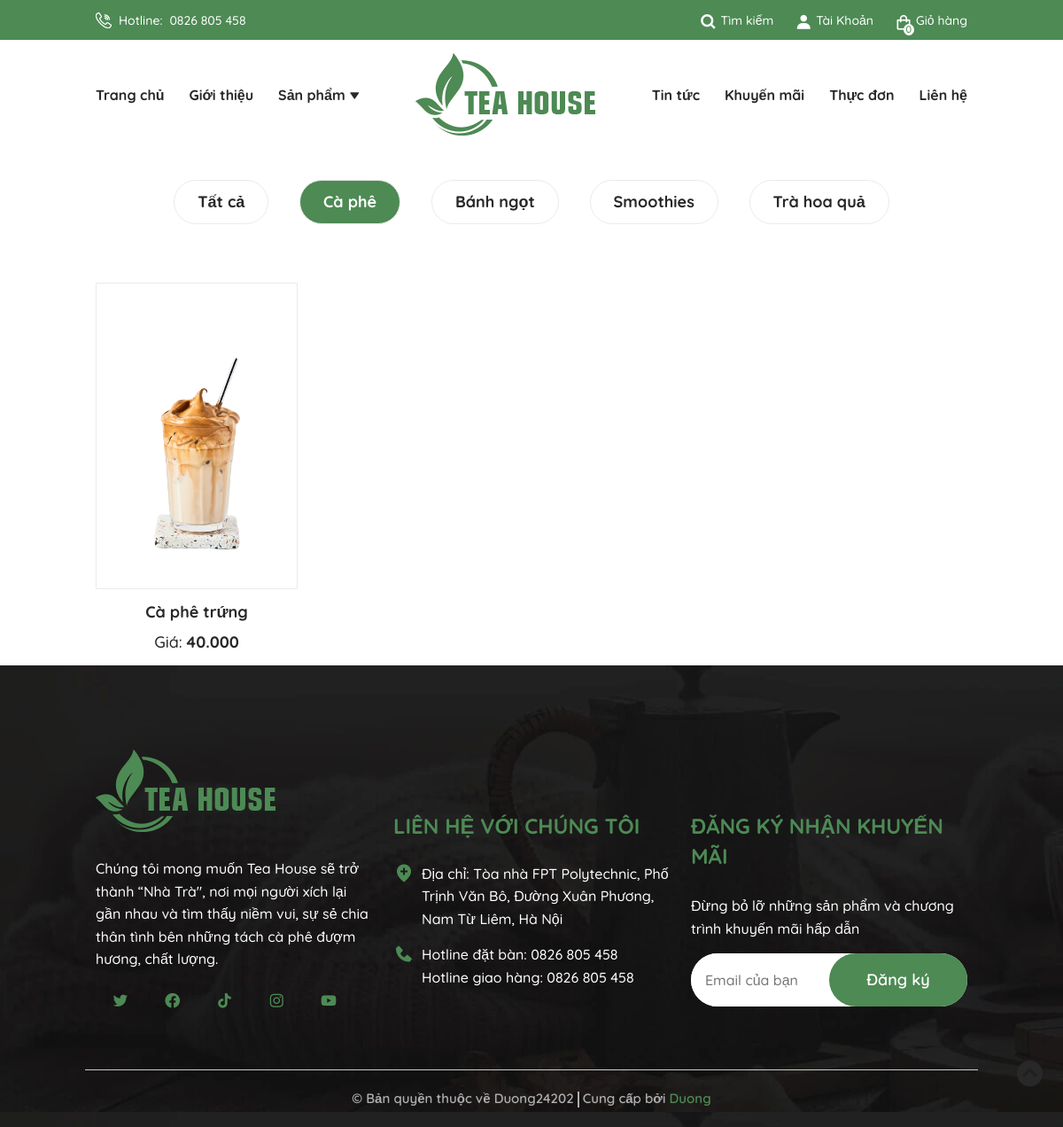
The page /site/controller/index.php?action=list_products&idC=1 on the database its author committed.
### tables this page shows
CREATE TABLE `categories` (
  `id_categories` int NOT NULL,
  `category_name` varchar(255) NOT NULL
);

CREATE TABLE `products` (
  `id_product` int NOT NULL,
  `product_name` varchar(255) NOT NULL,
  `price` double DEFAULT '0',
  `image` varchar(199) NOT NULL,
  `description` varchar(255) NOT NULL,
  `input_time` varchar(255) NOT NULL,
  `discount` double NOT NULL,
  `id_categories` int NOT NULL
);

### site/controller/list_products.php (called while the page is built)
<?php
if (isset($_GET['idC'])) {
  $idC = $_GET['idC'];
  $listProduct = getValues('products', 'id_categories', $idC);
} else {
  $listProduct = allValues('products');
}
$listCate = allValues('categories');
require '../view/list_products.php';

### model/databse.php (called while the page is built, shortened)
<?php
function connect()
{
  try {
    $conn = new PDO("mysql:host=localhost;dbname=my_store;charset=UTF8", 'root', '');
    $conn->setAttribute(PDO::ATTR_ERRMODE, PDO::ERRMODE_EXCEPTION);
  } catch (PDOException $e) {
    echo $e->getMessage();
  }
  return $conn;
}
function allValues($table)
{
  $conn = connect();
  $sql = "
        SELECT * FROM $table";
  $stmt = $conn->prepare($sql);
  $stmt->execute();
  $data = $stmt->fetchAll(PDO::FETCH_ASSOC);
  return $data;
}
function getValues($table, $column, $where)
{
  $conn = connect();
  $sql = "
  SELECT * FROM $table WHERE $column = $where";
  $stmt = $conn->prepare($sql);
  $stmt->execute();
  $data = $stmt->fetchAll(PDO::FETCH_ASSOC);
  return $data;
}

### site/view/list_products.php (the view, shortened to what this page needs)
<?php
require '../view/header.php';
?>
<main>
  <div class="grid wide">
    <ul class=" body__menu-nav">
      <li class="body__menu-nav-item ">
        <a href="index.php?action=list_products" class="body__menu-nav-link <?php if (!isset($idC)) {
                                                                              echo "body__menu-nav-link--active";
                                                                            } ?>">Tất cả</a>
      </li>
      <?php
      foreach ($listCate as $key => $category) {
        echo '
          <li class="body__menu-nav-item">
            <a id="cate' . $category['id_categories'] . '" href="index.php?action=list_products&idC=' . $category['id_categories'] . '" class="body__menu-nav-link">' . $category['category_name'] . '</a>
          </li>';
      }
      ?>
    </ul>
    <ul class=" row body__menu-list">
      <?php
      foreach ($listProduct as $key => $product) {
        echo '
          <li class="col l-3 m-4 c-6 body__menu-list-item">
            <a href="index.php?action=detail&idP=' . $product['id_product'] . '" class="body__menu-list-link">
              <div class="body__menu-list-link-img-btn">
                <img src="../../image/image_pro/' . $product['image'] . '" alt="">
                <button class="body__menu-list-link-btn">Thêm vào giỏ hàng</button>
              </div>
              <p class="body__menu-list-link-desc">' . $product['product_name'] . '</p>
              <p class="body__menu-list-link-price">Giá: <span>
                  ' . number_format($product['price'], 0, '', '.') . '
                </span></p>
            </a>
          </li>
          ';
      }
      ?>
    </ul>
  </div>
</main>
<?php
require '../view/footer.php';
?>

### site/assets/css/grid.css (style rules this page uses)
.grid { width: 100%; display: block; padding: 0; }
.grid.wide { max-width: 1140px; margin: 0 auto; }
.row { display: flex; flex-wrap: wrap; margin-left: -4px; margin-right: -4px; }
.col { padding-left: 4px; padding-right: 4px; }
.c-6 { flex: 0 0 50%; max-width: 50%; }
@media (min-width: 767px) { .row { margin-left: -8px; margin-right: -8px; } }
@media (min-width: 767px) { .col { padding-left: 8px; padding-right: 8px; } }
@media (min-width: 767px) { .m-1, .m-2, .m-3, .m-4, .m-5, .m-6, .m-7, .m-8, .m-9, .m-10, .m-11, .m-12 { display: block; } }
@media (min-width: 767px) { .m-4 { flex: 0 0 33.33333%; max-width: 33.33333%; } }
@media (min-width: 1113px) { .row { margin-left: -12px; margin-right: -12px; } }
@media (min-width: 1113px) { .col { padding-left: 12px; padding-right: 12px; } }
@media (min-width: 1113px) { .l-1, .l-2, .l-2-4, .l-3, .l-4, .l-5, .l-6, .l-7, .l-8, .l-9, .l-10, .l-11, .l-12 { display: block; } }
@media (min-width: 1113px) { .l-3 { flex: 0 0 25%; max-width: 25%; } }
@media (min-width: 1024px) and (max-width: 1239px) { .wide { width: 984px; } }
@media (min-width: 1024px) and (max-width: 1239px) { .wide .row { margin-left: -12px; margin-right: -12px; } }
@media (min-width: 1024px) and (max-width: 1239px) { .wide .col { padding-left: 12px; padding-right: 12px; } }
@media (min-width: 1024px) and (max-width: 1239px) { .wide .l-1, .wide .l-2, .wide .l-2-4, .wide .l-3, .wide .l-4, .wide .l-5, .wide .l-6, .wide .l-7, .wide .l-8, .wide .l-9, .wide .l-10, .wide .l-11, .wide .l-12 { display: block; } }
@media (min-width: 1024px) and (max-width: 1239px) { .wide .l-3 { flex: 0 0 25%; max-width: 25%; } }

### site/assets/css/base.css (style rules this page uses)
:root { --white-color: #fff; --black-color: #000; --text-color: #282828; --primary-color: #4d8a54; --border-color: #dbdbdb; --soft-color: #fdede9; --star-gold: #FFCE3E; --navbar-height: 45px; --header-height: 170px; --header-with-search-height: ; }
* { box-sizing: border-box; text-decoration: none; list-style: none; -webkit-tap-highlight-color: transparent; scroll-behavior: smooth; }
ul { padding-left: 0; margin: 0; }
li { margin: 0; }
html { font-size: 62.5%; line-height: 1.6rem; font-family: 'Quicksand', sans-serif; box-sizing: border-box; }

### site/assets/css/main.css (style rules this page uses)
.body__menu-nav { padding-top: 33px; text-align: center; }
.body__menu-nav-item { display: inline-block; }
.body__menu-nav-link { display: inline-block; border: 1px solid #ebebeb; padding: 16px 26px; border-radius: 4rem; margin: 0 16px 16px 16px; font-size: 1.8rem; font-weight: 700; color: var(--text-color); }
.body__menu-nav-link--active { color: var(--white-color); background-color: var(--primary-color); }
.body__menu-list-item { margin-top: 50px; }
.body__menu-list-link-img-btn { max-width: 260px; border: 1px solid #ebebeb; position: relative; }
.body__menu-list-link-img-btn img { width: 100%; }
.body__menu-list-link-desc { font-size: 1.8rem; text-align: center; color: var(--text-color); font-weight: 700; }
.body__menu-list-link-price { font-size: 1.8rem; text-align: center; color: var(--text-color); font-weight: 500; }
.body__menu-list-link-price span { font-weight: 700; }

### rows shown on the page
categories: category_name "Cà phê"
categories: category_name "Bánh ngọt"
categories: category_name "Smoothies"
categories: category_name "Trà hoa quả"
products: image (picture), product_name "Cà phê trứng", price "40.000"
